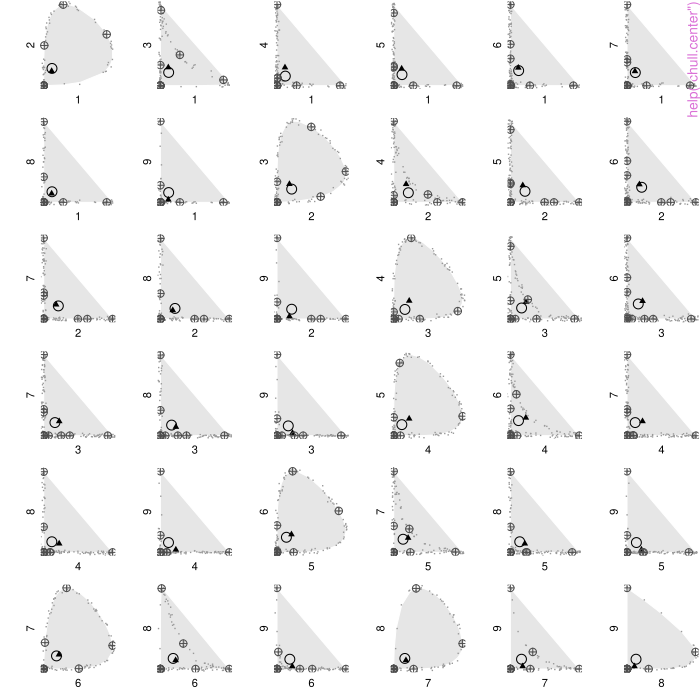

Source code (R):
pkgname <- "qrjoint"
source(file.path(R.home("share"), "R", "examples-header.R"))
options(warn = 1)
base::assign(".ExTimings", "qrjoint-Ex.timings", pos = 'CheckExEnv')
base::cat("name\tuser\tsystem\telapsed\n", file=base::get(".ExTimings", pos = 'CheckExEnv'))
base::assign(".format_ptime",
function(x) {
  if(!is.na(x[4L])) x[1L] <- x[1L] + x[4L]
  if(!is.na(x[5L])) x[2L] <- x[2L] + x[5L]
  options(OutDec = '.')
  format(x[1L:3L], digits = 7L)
},
pos = 'CheckExEnv')

### * </HEADER>
library('qrjoint')

base::assign(".oldSearch", base::search(), pos = 'CheckExEnv')
cleanEx()
nameEx("chull.center")
### * chull.center

flush(stderr()); flush(stdout())

base::assign(".ptime", proc.time(), pos = "CheckExEnv")
### Name: chull.center
### Title: Fast Interior Point Center of Multivariate Data
### Aliases: chull.center
### Keywords: programming

### ** Examples
 
p <- 9
n <- 200
u <- runif(n)
require(splines)
x <- bs(u, df = p)
chull.center(x, plot = TRUE)



base::assign(".dptime", (proc.time() - get(".ptime", pos = "CheckExEnv")), pos = "CheckExEnv")
base::cat("chull.center", base::get(".format_ptime", pos = 'CheckExEnv')(get(".dptime", pos = "CheckExEnv")), "\n", file=base::get(".ExTimings", pos = 'CheckExEnv'), append=TRUE, sep="\t")
cleanEx()
nameEx("coef.qde")
### * coef.qde

flush(stderr()); flush(stdout())

base::assign(".ptime", proc.time(), pos = "CheckExEnv")
### Name: coef.qde
### Title: Coefficient Extraction from qde Model Fit
### Aliases: coef.qde
### Keywords: programming

### ** Examples

## Plasma data analysis
data(plasma)
Y <- plasma$BetaPlasma
Y <- Y + 0.1 * rnorm(length(Y)) ## remove atomicity

# model fitting with 50 posterior samples from 100 iterations (thin = 2)
fit.qde <- qde(Y, 50, 2)
betas <- coef(fit.qde)
signif(betas$parametric, 3)



base::assign(".dptime", (proc.time() - get(".ptime", pos = "CheckExEnv")), pos = "CheckExEnv")
base::cat("coef.qde", base::get(".format_ptime", pos = 'CheckExEnv')(get(".dptime", pos = "CheckExEnv")), "\n", file=base::get(".ExTimings", pos = 'CheckExEnv'), append=TRUE, sep="\t")
cleanEx()
nameEx("coef.qrjoint")
### * coef.qrjoint

flush(stderr()); flush(stdout())

base::assign(".ptime", proc.time(), pos = "CheckExEnv")
### Name: coef.qrjoint
### Title: Regression Coefficient Extraction from qrjoint Model Fit
### Aliases: coef.qrjoint
### Keywords: programming

### ** Examples
 
## Plasma data analysis

# recoding variables
data(plasma)
plasma$Sex <- as.factor(plasma$Sex)
plasma$SmokStat <- as.factor(plasma$SmokStat)
plasma$VitUse <- 3 - plasma$VitUse
plasma$VitUse <- as.factor(plasma$VitUse)

# model fitting with 50 posterior samples from 100 iterations (thin = 2)
fit.qrj <- qrjoint(BetaPlasma ~ Age + Sex + SmokStat + Quetelet + VitUse + Calories + 
        Fat + Fiber + Alcohol + Cholesterol + BetaDiet, plasma, nsamp = 40, thin = 2)

## Not run: 
##D betas <- coef(fit.qrj) ## no plots
##D betas <- coef(fit.qrj, plot = TRUE) ## estimates are plotted
## End(Not run)



base::assign(".dptime", (proc.time() - get(".ptime", pos = "CheckExEnv")), pos = "CheckExEnv")
base::cat("coef.qrjoint", base::get(".format_ptime", pos = 'CheckExEnv')(get(".dptime", pos = "CheckExEnv")), "\n", file=base::get(".ExTimings", pos = 'CheckExEnv'), append=TRUE, sep="\t")
cleanEx()
nameEx("getBands")
### * getBands

flush(stderr()); flush(stdout())

base::assign(".ptime", proc.time(), pos = "CheckExEnv")
### Name: getBands
### Title: Posterior Credible Bands
### Aliases: getBands
### Keywords: programming

### ** Examples
 
## toy example

x <- 2*pi*seq(0,1,.01)
fsamp <- replicate(100, rnorm(1,0,0.1) + rnorm(1,1,0.2) * cos(x))
getBands(fsamp)
getBands(fsamp, x = x, col = 3, remove.edges = FALSE, xlab = "x", ylab = "f", bty = "n")
getBands(fsamp, x = x, col = "darkgreen", remove.edges = FALSE, xlab = "x", ylab = "f")



base::assign(".dptime", (proc.time() - get(".ptime", pos = "CheckExEnv")), pos = "CheckExEnv")
base::cat("getBands", base::get(".format_ptime", pos = 'CheckExEnv')(get(".dptime", pos = "CheckExEnv")), "\n", file=base::get(".ExTimings", pos = 'CheckExEnv'), append=TRUE, sep="\t")
cleanEx()
nameEx("plasma")
### * plasma

flush(stderr()); flush(stdout())

base::assign(".ptime", proc.time(), pos = "CheckExEnv")
### Name: plasma
### Title: Plasma Concentration of Beta-Carotene and Retinol
### Aliases: plasma
### Keywords: datasets

### ** Examples

data(plasma)



base::assign(".dptime", (proc.time() - get(".ptime", pos = "CheckExEnv")), pos = "CheckExEnv")
base::cat("plasma", base::get(".format_ptime", pos = 'CheckExEnv')(get(".dptime", pos = "CheckExEnv")), "\n", file=base::get(".ExTimings", pos = 'CheckExEnv'), append=TRUE, sep="\t")
cleanEx()
nameEx("predict.qde")
### * predict.qde

flush(stderr()); flush(stdout())

base::assign(".ptime", proc.time(), pos = "CheckExEnv")
### Name: predict.qde
### Title: Posterior predictive summary for quantile-based density
###   estimation
### Aliases: predict.qde
### Keywords: programming

### ** Examples
 
# Plasma data analysis

data(plasma)
Y <- plasma$BetaPlasma
Y <- Y + 0.1 * rnorm(length(Y)) ## remove atomicity

# model fitting with 50 posterior samples from 100 iterations (thin = 2)
fit.qde <- qde(Y, 50, 2)
pred <- predict(fit.qde)
hist(Y, freq = FALSE, col = "gray", border = "white", ylim = c(0, max(pred$fest)))
matplot(pred$y, pred$fest, type="l", col=1, lty=c(2,1,2), ylab="Density", xlab="y")



base::assign(".dptime", (proc.time() - get(".ptime", pos = "CheckExEnv")), pos = "CheckExEnv")
base::cat("predict.qde", base::get(".format_ptime", pos = 'CheckExEnv')(get(".dptime", pos = "CheckExEnv")), "\n", file=base::get(".ExTimings", pos = 'CheckExEnv'), append=TRUE, sep="\t")
cleanEx()
nameEx("predict.qrjoint")
### * predict.qrjoint

flush(stderr()); flush(stdout())

base::assign(".ptime", proc.time(), pos = "CheckExEnv")
### Name: predict.qrjoint
### Title: Posterior predictive summary for quantile estimation
### Aliases: predict.qrjoint
### Keywords: programming

### ** Examples
 
## Plasma data analysis

# recoding variables
data(plasma)
plasma$Sex <- as.factor(plasma$Sex)
plasma$SmokStat <- as.factor(plasma$SmokStat)
plasma$VitUse <- 3 - plasma$VitUse
plasma$VitUse <- as.factor(plasma$VitUse)

# Model fitting with 40 posterior samples from 80 iterations (thin = 2) is for
# illustration only. For practical model fitting, increase iterations, 
# e.g. nsamp = 500, thin = 20
## Not run: 
##D fit.qrj <- qrjoint(BetaPlasma ~ Age + Sex + SmokStat + Quetelet + VitUse + Calories + 
##D         Fat + Fiber + Alcohol + Cholesterol + BetaDiet, plasma, nsamp = 40, thin = 2)
##D 
##D quants <- predict(fit.qrj)
##D matplot(fit.qrj$tau.g[fit.qrj$reg.ix], t(quants), type="l", xlab="p",
##D ylab="Quantile Function", col="lightgray", lty=1)
## End(Not run)



base::assign(".dptime", (proc.time() - get(".ptime", pos = "CheckExEnv")), pos = "CheckExEnv")
base::cat("predict.qrjoint", base::get(".format_ptime", pos = 'CheckExEnv')(get(".dptime", pos = "CheckExEnv")), "\n", file=base::get(".ExTimings", pos = 'CheckExEnv'), append=TRUE, sep="\t")
cleanEx()
nameEx("qde")
### * qde

flush(stderr()); flush(stdout())

base::assign(".ptime", proc.time(), pos = "CheckExEnv")
### Name: qde
### Title: Quantiles based Density Estimation
### Aliases: qde update.qde
### Keywords: programming

### ** Examples

## Plasma data analysis

data(plasma)
Y <- plasma$BetaPlasma

# model fitting with 100 posterior samples from 200 iterations (thin = 2)
# this is of course for illustration, for practical model fitting you
# ought to try at least something like nsamp = 500, thin = 20
fit.qde <- qde(Y, nsamp = 100, thin = 2)
summary(fit.qde, more = TRUE)
pred <- predict(fit.qde)
hist(Y, freq = FALSE, col = "gray", border = "white", ylim = c(0, max(pred$fest)))
lines(pred$y, pred$fest[,2])
lines(pred$y, pred$fest[,1], lty = 2)
lines(pred$y, pred$fest[,3], lty = 2)



base::assign(".dptime", (proc.time() - get(".ptime", pos = "CheckExEnv")), pos = "CheckExEnv")
base::cat("qde", base::get(".format_ptime", pos = 'CheckExEnv')(get(".dptime", pos = "CheckExEnv")), "\n", file=base::get(".ExTimings", pos = 'CheckExEnv'), append=TRUE, sep="\t")
cleanEx()
nameEx("qrjoint")
### * qrjoint

flush(stderr()); flush(stdout())

base::assign(".ptime", proc.time(), pos = "CheckExEnv")
### Name: qrjoint
### Title: Joint Estimation of Linear Quantile Planes
### Aliases: qrjoint update.qrjoint
### Keywords: programming

### ** Examples
 
## Plasma data analysis

# recoding variables
data(plasma)
plasma$Sex <- as.factor(plasma$Sex)
plasma$SmokStat <- as.factor(plasma$SmokStat)
plasma$VitUse <- 3 - plasma$VitUse
plasma$VitUse <- as.factor(plasma$VitUse)

# Model fitting with 40 posterior samples from 80 iterations (thin = 2) is for
# illustration only. For practical model fitting, increase iterations, 
# e.g. nsamp = 500, thin = 20
fit.qrj <- qrjoint(BetaPlasma ~ Age + Sex + SmokStat + Quetelet + VitUse + Calories + 
        Fat + Fiber + Alcohol + Cholesterol + BetaDiet, plasma, nsamp = 40, thin = 2)
summary(fit.qrj, more = TRUE)

## Not run: 
##D # additional MCMC runs to get 10 more samples (20 additional iterations)
##D fit.qrj <- update(fit.qrj, 10)
##D summary(fit.qrj, more = TRUE)
## End(Not run)

## Not run: 
##D ### UIS data analysis (with right censoring)
##D data(uis)
##D uis.qrj <- qrjoint(Y ~ TREAT + NDT + IV3 + BECK + FRAC + 
##D                        RACE + AGE + SITE , data=uis, cens = (1 - uis$CENSOR), 
##D                      nsamp = 50, thin = 2, fix.nu = 1e5)
##D summary(uis.qrj, more = TRUE)
##D 
##D betas <- coef(uis.qrj, plot = TRUE, col = "darkgreen")
##D tau.grid <- uis.qrj$tau.g[uis.qrj$reg.ix]
##D L <- length(tau.grid)
##D beta.samp <- betas$beta.samp
##D 
##D # survival curve estimation for k randomly chosen subjects
##D n <- nrow(uis)
##D k <- 9
##D ix.sel <- sort(sample(n, k))
##D Qsel.gp <- predict(uis.qrj, newdata=uis[ix.sel,], summarize=FALSE)
##D   
##D colRGB <- col2rgb("darkgreen")/255
##D colTrans <- rgb(colRGB[1], colRGB[2], colRGB[3], alpha = 0.05)
##D par(mfrow = c(3,3), mar = c(4,3,2,1) + .1)
##D for(i in 1:k){
##D   plot(exp(apply(Qsel.gp[i,,],1,mean)), 1 - tau.grid, ty = "n", ann = FALSE, 
##D         bty = "n", xlim = exp(c(2, 8)), ylim = c(0,1), lty = 2, log = "x")
##D   for(j in 1:dim(beta.samp)[3])
##D       lines(exp(Qsel.gp[i,,j]), 1 - tau.grid, col = colTrans, lwd = 1)
##D   title(xlab = "Return time (days)", ylab = "Survival function", line = 2)
##D   title(main = bquote(Obs.Id == .(ix.sel[i])))
##D   grid()  
##D }
## End(Not run)



base::assign(".dptime", (proc.time() - get(".ptime", pos = "CheckExEnv")), pos = "CheckExEnv")
base::cat("qrjoint", base::get(".format_ptime", pos = 'CheckExEnv')(get(".dptime", pos = "CheckExEnv")), "\n", file=base::get(".ExTimings", pos = 'CheckExEnv'), append=TRUE, sep="\t")
cleanEx()
nameEx("summary.qde")
### * summary.qde

flush(stderr()); flush(stdout())

base::assign(".ptime", proc.time(), pos = "CheckExEnv")
### Name: summary.qde
### Title: Summary Method for Quantile based Density Estimation
### Aliases: summary.qde
### Keywords: programming

### ** Examples
 
# Plasma data analysis

data(plasma)
Y <- plasma$BetaPlasma
Y <- Y + 0.1 * rnorm(length(Y)) ## remove atomicity

# model fitting with 50 posterior samples from 100 iterations (thin = 2)
fit.qde <- qde(Y, 50, 2)
summary(fit.qde, more = TRUE)



base::assign(".dptime", (proc.time() - get(".ptime", pos = "CheckExEnv")), pos = "CheckExEnv")
base::cat("summary.qde", base::get(".format_ptime", pos = 'CheckExEnv')(get(".dptime", pos = "CheckExEnv")), "\n", file=base::get(".ExTimings", pos = 'CheckExEnv'), append=TRUE, sep="\t")
cleanEx()
nameEx("summary.qrjoint")
### * summary.qrjoint

flush(stderr()); flush(stdout())

base::assign(".ptime", proc.time(), pos = "CheckExEnv")
### Name: summary.qrjoint
### Title: Summary Method for qrjoint Model Fit
### Aliases: summary.qrjoint
### Keywords: programming

### ** Examples
 
# Plasma data analysis

# recoding variables
data(plasma)
plasma$Sex <- as.factor(plasma$Sex)
plasma$SmokStat <- as.factor(plasma$SmokStat)
plasma$VitUse <- 3 - plasma$VitUse
plasma$VitUse <- as.factor(plasma$VitUse)

# Model fitting with 40 posterior samples from 80 iterations (thin = 2) is for
# illustration only. For practical model fitting, increase iterations, 
# e.g. nsamp = 500, thin = 20
fit.qrj <- qrjoint(BetaPlasma ~ Age + Sex + SmokStat + Quetelet + VitUse + Calories + 
        Fat + Fiber + Alcohol + Cholesterol + BetaDiet, plasma, nsamp = 40, thin = 2)
summ <- summary(fit.qrj, more = TRUE)

## Not run: 
##D # Visually assess uniformity of response proportions with histogram and qqplot
##D # Notes: Can assess across all MCMC draws (as below) or for single iteration;
##D # adjustments to response proportions will be needed for censored observations
##D hist(summ$rp, breaks=40, freq=F)
##D curve(dunif(x),add=T)
##D qqplot(summ$rp, qunif(ppoints(length(summ$rp))),xlab="actual", ylab="theoretical")
##D abline(0,1)
##D 
##D # Visually assess linearity assumption using response proportions
##D # Notes: Can assess across all MCMC draws or for single iteration (as below)
##D 
##D # Loess gives visual of center of response proportions across covariate;
##D # trend line should be near 0.5
##D library(ggplot2)
##D use <- sample(1:ncol(summ$rp),1)
##D plasma$rpsamp <- summ$rp[,use]
##D ggplot(data=plasma, aes(x=Age, y=rpsamp)) + geom_point() + geom_smooth(se=F, 
##D method="loess")
##D 
##D # Violin plot allows for assessment of entire distribution across covariate;
##D # densities within decile bins should be blocky-uniform 
##D cut_dec <- function(x) factor(cut(x, quantile(x,0:10/10),inc=TRUE),labels=1:10)
##D ggplot(data=plasma, aes(x=cut_dec(Age), y=rpsamp)) + geom_violin() + 
##D xlab("Age Decile Bins")
## End(Not run)




base::assign(".dptime", (proc.time() - get(".ptime", pos = "CheckExEnv")), pos = "CheckExEnv")
base::cat("summary.qrjoint", base::get(".format_ptime", pos = 'CheckExEnv')(get(".dptime", pos = "CheckExEnv")), "\n", file=base::get(".ExTimings", pos = 'CheckExEnv'), append=TRUE, sep="\t")
cleanEx()
nameEx("waic")
### * waic

flush(stderr()); flush(stdout())

base::assign(".ptime", proc.time(), pos = "CheckExEnv")
### Name: waic
### Title: Watanabe Information Criterion
### Aliases: waic
### Keywords: programming

### ** Examples
 
# Plasma data analysis

# recoding variables
data(plasma)
plasma$Sex <- as.factor(plasma$Sex)
plasma$SmokStat <- as.factor(plasma$SmokStat)
plasma$VitUse <- 3 - plasma$VitUse
plasma$VitUse <- as.factor(plasma$VitUse)

# Model fitting with 40 posterior samples from 80 iterations (thin = 2) is for
# illustration only. For practical model fitting, increase iterations, 
# e.g. nsamp = 500, thin = 20
fit.qrj <- qrjoint(BetaPlasma ~ Age + Sex + SmokStat + Quetelet + VitUse + Calories + 
        Fat + Fiber + Alcohol + Cholesterol + BetaDiet, plasma, nsamp = 40, thin = 2)
summary(fit.qrj, more = TRUE)

# the call to summary already shows the waic for the fitted model, it also returns 
# the observation level log-likelihood vales. To calculate waic from last 20 draws 
# we can use:

## Not run: 
##D summary(fit.qrj, more = TRUE)
##D ll <- sm$ll
##D waic(ll[,21:40])
## End(Not run)



base::assign(".dptime", (proc.time() - get(".ptime", pos = "CheckExEnv")), pos = "CheckExEnv")
base::cat("waic", base::get(".format_ptime", pos = 'CheckExEnv')(get(".dptime", pos = "CheckExEnv")), "\n", file=base::get(".ExTimings", pos = 'CheckExEnv'), append=TRUE, sep="\t")
### * <FOOTER>
###
options(digits = 7L)
base::cat("Time elapsed: ", proc.time() - base::get("ptime", pos = 'CheckExEnv'),"\n")
grDevices::dev.off()
###
### Local variables: ***
### mode: outline-minor ***
### outline-regexp: "\\(> \\)?### [*]+" ***
### End: ***
quit('no')
